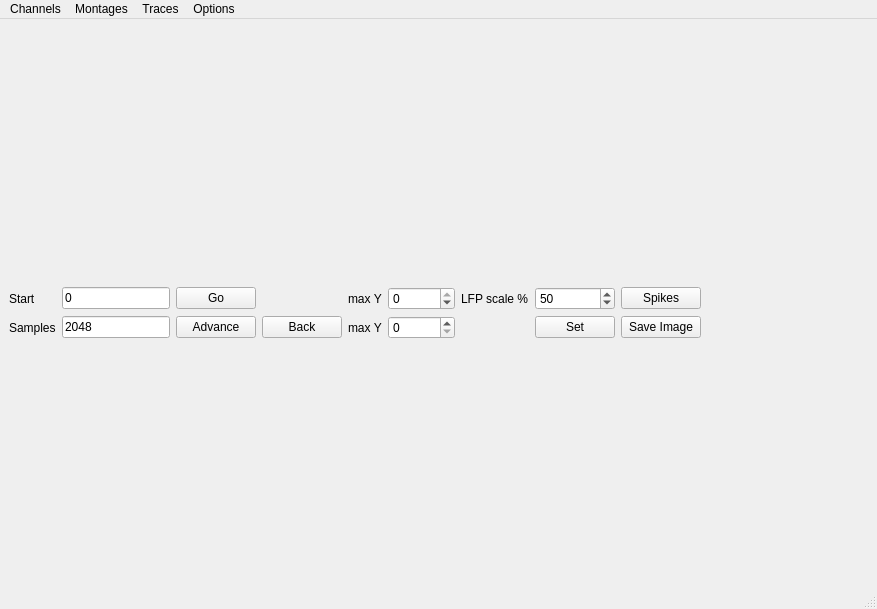
<?xml version="1.0" encoding="UTF-8"?>
<ui version="4.0">
 <class>MainWindow</class>
 <widget class="QMainWindow" name="MainWindow">
  <property name="geometry">
   <rect>
    <x>0</x>
    <y>0</y>
    <width>877</width>
    <height>609</height>
   </rect>
  </property>
  <property name="windowTitle">
   <string>MainWindow</string>
  </property>
  <widget class="QWidget" name="centralwidget">
   <layout class="QVBoxLayout" name="verticalLayout">
    <item>
     <layout class="QHBoxLayout" name="horizontalLayout">
      <item>
       <layout class="QGridLayout" name="gridLayout">
        <item row="1" column="7">
         <widget class="QSpinBox" name="spinBoxLFPpercent">
          <property name="enabled">
           <bool>true</bool>
          </property>
          <property name="minimum">
           <number>10</number>
          </property>
          <property name="maximum">
           <number>200</number>
          </property>
          <property name="singleStep">
           <number>5</number>
          </property>
          <property name="value">
           <number>50</number>
          </property>
         </widget>
        </item>
        <item row="1" column="4">
         <widget class="QLabel" name="labelYlimMin">
          <property name="enabled">
           <bool>true</bool>
          </property>
          <property name="text">
           <string>max Y</string>
          </property>
         </widget>
        </item>
        <item row="1" column="5">
         <widget class="QSpinBox" name="spinBoxYlimLow">
          <property name="enabled">
           <bool>true</bool>
          </property>
          <property name="minimum">
           <number>-1000</number>
          </property>
          <property name="maximum">
           <number>0</number>
          </property>
          <property name="singleStep">
           <number>50</number>
          </property>
          <property name="value">
           <number>0</number>
          </property>
         </widget>
        </item>
        <item row="1" column="6">
         <widget class="QLabel" name="labelLFP">
          <property name="enabled">
           <bool>true</bool>
          </property>
          <property name="text">
           <string>LFP scale %</string>
          </property>
         </widget>
        </item>
        <item row="2" column="5">
         <widget class="QSpinBox" name="spinBoxYlimHigh">
          <property name="enabled">
           <bool>true</bool>
          </property>
          <property name="minimum">
           <number>0</number>
          </property>
          <property name="maximum">
           <number>100000</number>
          </property>
          <property name="singleStep">
           <number>50</number>
          </property>
          <property name="value">
           <number>0</number>
          </property>
         </widget>
        </item>
        <item row="2" column="4">
         <widget class="QLabel" name="labelYlimMax">
          <property name="enabled">
           <bool>true</bool>
          </property>
          <property name="text">
           <string>max Y</string>
          </property>
         </widget>
        </item>
        <item row="1" column="0">
         <widget class="QLabel" name="labelStart">
          <property name="enabled">
           <bool>true</bool>
          </property>
          <property name="text">
           <string>Start</string>
          </property>
         </widget>
        </item>
        <item row="2" column="2">
         <widget class="QPushButton" name="pushButtonAdvance">
          <property name="enabled">
           <bool>true</bool>
          </property>
          <property name="text">
           <string>Advance</string>
          </property>
         </widget>
        </item>
        <item row="1" column="1">
         <widget class="QLineEdit" name="lineEditStart">
          <property name="enabled">
           <bool>true</bool>
          </property>
          <property name="text">
           <string>0</string>
          </property>
         </widget>
        </item>
        <item row="2" column="1">
         <widget class="QLineEdit" name="lineEditRecords">
          <property name="enabled">
           <bool>true</bool>
          </property>
          <property name="text">
           <string>2048</string>
          </property>
         </widget>
        </item>
        <item row="1" column="2">
         <widget class="QPushButton" name="pushButtonGo">
          <property name="enabled">
           <bool>true</bool>
          </property>
          <property name="text">
           <string>Go</string>
          </property>
         </widget>
        </item>
        <item row="2" column="0">
         <widget class="QLabel" name="labelRecords">
          <property name="enabled">
           <bool>true</bool>
          </property>
          <property name="text">
           <string>Samples</string>
          </property>
         </widget>
        </item>
        <item row="0" column="0" colspan="3">
         <widget class="QLabel" name="labelFolder">
          <property name="sizePolicy">
           <sizepolicy hsizetype="Preferred" vsizetype="Fixed">
            <horstretch>0</horstretch>
            <verstretch>0</verstretch>
           </sizepolicy>
          </property>
          <property name="text">
           <string/>
          </property>
         </widget>
        </item>
        <item row="2" column="7">
         <widget class="QPushButton" name="pushButtonSet">
          <property name="enabled">
           <bool>true</bool>
          </property>
          <property name="text">
           <string>Set</string>
          </property>
         </widget>
        </item>
        <item row="1" column="8">
         <widget class="QPushButton" name="pushButtonSpikes">
          <property name="text">
           <string>Spikes</string>
          </property>
         </widget>
        </item>
        <item row="2" column="8">
         <widget class="QPushButton" name="pushButtonSave">
          <property name="text">
           <string>Save Image</string>
          </property>
         </widget>
        </item>
        <item row="2" column="3">
         <widget class="QPushButton" name="pushButtonBack">
          <property name="text">
           <string>Back</string>
          </property>
         </widget>
        </item>
       </layout>
      </item>
      <item>
       <spacer name="horizontalSpacer">
        <property name="orientation">
         <enum>Qt::Horizontal</enum>
        </property>
        <property name="sizeHint" stdset="0">
         <size>
          <width>40</width>
          <height>20</height>
         </size>
        </property>
       </spacer>
      </item>
     </layout>
    </item>
   </layout>
  </widget>
  <widget class="QMenuBar" name="menubar">
   <property name="geometry">
    <rect>
     <x>0</x>
     <y>0</y>
     <width>877</width>
     <height>26</height>
    </rect>
   </property>
   <widget class="QMenu" name="menuChannels">
    <property name="title">
     <string>Channels</string>
    </property>
   </widget>
   <widget class="QMenu" name="menuTraces">
    <property name="title">
     <string>Traces</string>
    </property>
    <addaction name="actionLFP"/>
   </widget>
   <widget class="QMenu" name="menuOptions">
    <property name="title">
     <string>Options</string>
    </property>
    <addaction name="actionShowBoxes"/>
    <addaction name="actionShow_spikes"/>
   </widget>
   <widget class="QMenu" name="menuRefs">
    <property name="title">
     <string>Montages</string>
    </property>
   </widget>
   <addaction name="menuChannels"/>
   <addaction name="menuRefs"/>
   <addaction name="menuTraces"/>
   <addaction name="menuOptions"/>
  </widget>
  <widget class="QStatusBar" name="statusbar"/>
  <action name="actionLFP">
   <property name="checkable">
    <bool>true</bool>
   </property>
   <property name="checked">
    <bool>true</bool>
   </property>
   <property name="text">
    <string>Raw</string>
   </property>
  </action>
  <action name="actionShowBoxes">
   <property name="checkable">
    <bool>true</bool>
   </property>
   <property name="checked">
    <bool>true</bool>
   </property>
   <property name="text">
    <string>Show detection boxes</string>
   </property>
  </action>
  <action name="actionShow_spikes">
   <property name="checkable">
    <bool>true</bool>
   </property>
   <property name="checked">
    <bool>true</bool>
   </property>
   <property name="text">
    <string>Show spikes</string>
   </property>
  </action>
  <action name="actionSimple">
   <property name="checkable">
    <bool>true</bool>
   </property>
   <property name="checked">
    <bool>true</bool>
   </property>
   <property name="text">
    <string>Simple</string>
   </property>
  </action>
  <action name="actionAdvance">
   <property name="text">
    <string>Advance</string>
   </property>
   <property name="shortcut">
    <string>Right</string>
   </property>
  </action>
  <action name="actionBack">
   <property name="text">
    <string>Back</string>
   </property>
   <property name="shortcut">
    <string>Left</string>
   </property>
  </action>
 </widget>
 <resources/>
 <connections/>
</ui>
